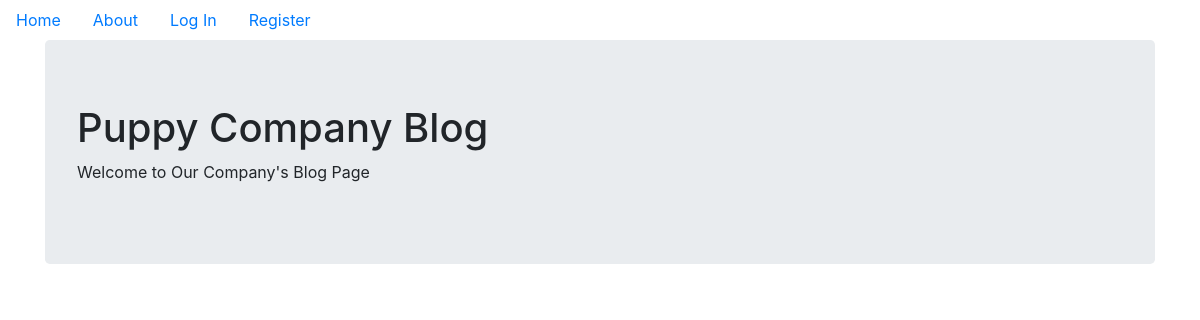
Before: / with the older database file.
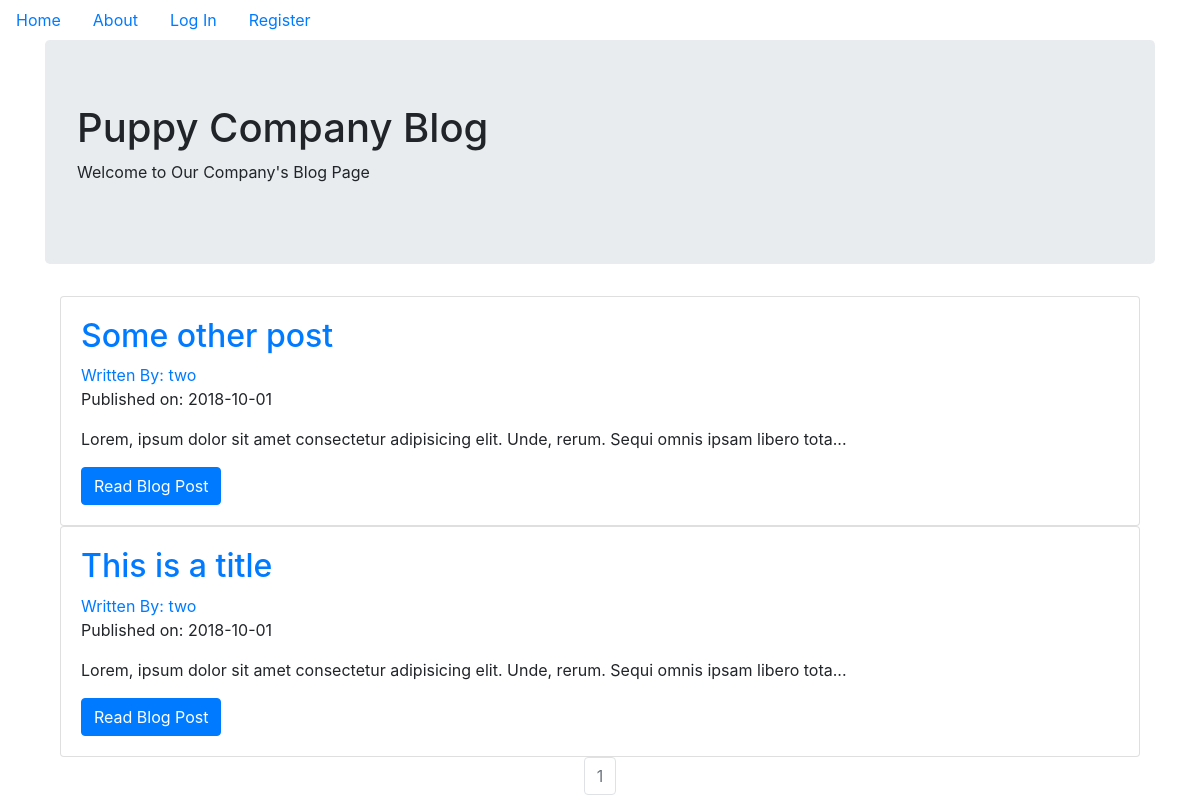
After: the same page with the newer database file.
### pupblog/models.py (models this page shows, shortened)
class BlogPost(db.Model):
  users = db.relationship(User)
  id = db.Column(db.Integer, primary_key=True)
  user_id = db.Column(db.Integer, db.ForeignKey('users.id'), nullable=False)
  date = db.Column(db.DateTime, nullable=False, default=datetime.utcnow)
  title = db.Column(db.String(140), nullable=False)
  text = db.Column(db.Text, nullable=False)

class User(db.Model,UserMixin):
  __tablename__ = "users"
  id = db.Column(db.Integer, primary_key=True)
  profile_image = db.Column(db.String(64),nullable=False,default="default_profile.png")
  email = db.Column(db.String(64), unique=True, index=True)
  username = db.Column(db.String(64), unique=True, index=True)
  password_hash = db.Column(db.String(128))
  posts = db.relationship('BlogPost', backref='author', lazy=True)

### pupblog/core/views.py (the view)
@core.route('/')
def index():
  page = request.args.get('page', 1, type=int)
  blog_posts = BlogPost.query.order_by(BlogPost.date.desc()).paginate(page=page, per_page=10)
  return render_template('index.html', blog_posts=blog_posts)

### pupblog/templates/index.html (shortened to what this page needs)
{% extends "base.html" %}
{% block content %}
<div class="jumbotron">
    <h1>Puppy Company Blog</h1>
    <p>Welcome to Our Company's Blog Page</p>
</div>
<div class="container">
    {% for post in blog_posts.items %}
    <div class="card" >
      <div class="card-body">
        <h2><a class="card-title" href="  {{ url_for('blog_posts.blog_post', blog_post_id=post.id) }}">{{ post.title }}</a></h2>
        <a href="{{ url_for('users.user_posts', username=post.author.username) }}">Written By: {{ post.author.username }}</a>
        <p>Published on: {{ post.date.strftime('%Y-%m-%d') }}</p>
        <p class="card-text">{{ post.text[:100] }}...</p>
        <a href="{{ url_for('blog_posts.blog_post', blog_post_id=post.id) }}" class="btn btn-primary">Read Blog Post</a>
      </div>
    </div>
   {% endfor %}
   <nav aria-label="Page navigation example">
     <ul class="pagination justify-content-center">
       {% for page_num in blog_posts.iter_pages(left_edge=1, right_edge=1, left_current=1, right_current=2) %}
          {% if blog_posts.page == page_num %}
          <li class="page-item disabled">
            <a class="page-link" href="{{ url_for('core.index', page=page_num) }}">{{ page_num }}</a></li>
          {% else %}
            <li class="page-item"><a class="page-link" href="{{ url_for('core.index', page=page_num) }}">{{ page_num }}</a></li>
          {% endif %}
      {% endfor %}
    </nav>
{% endblock %}

### pupblog/templates/base.html (shortened to what this page needs)
<!DOCTYPE html>
<html lang="en">
<head>
  <link rel="stylesheet" href="https://stackpath.bootstrapcdn.com/bootstrap/4.1.3/css/bootstrap.min.css">
</head>
<body>
  <ul class="nav">
    <li class="nav-link">
      <a href="{{url_for('core.index')}}">Home</a>
    </li>
    <li class="nav-link">
      <a href="{{url_for('core.info')}}">About</a>
    </li>
    {% if current_user.is_authenticated %}
    <li class="nav-link">
      <a href="{{url_for('users.logout')}}">Log Out</a>
    </li>
    <li class="nav-link">
      <a href="{{url_for('users.account')}}">Account</a>
    </li>
    <li class="nav-link">
      <a href="{{url_for('blog_posts.create_post')}}">Create Post</a>
    </li>
    {% else %}
    <li class="nav-link">
      <a href="{{url_for('users.login')}}">Log In</a>
    </li>
    <li class="nav-link">
      <a href="{{url_for('users.register')}}">Register</a>
    </li>
    {% endif %}
  </ul>
  <div class="container">
    {% block content %}
    {% endblock %}
  </div>
</body>
</html>

Changed rows visible on the page:
added BlogPost: title "Some other post", author.username "two", date "2018-10-01", text "Lorem, ipsum dolor sit amet consectetur adipisicing elit. Unde, rerum. Sequi omnis ipsam libero tota"
added BlogPost: title "This is a title", author.username "two", date "2018-10-01", text "Lorem, ipsum dolor sit amet consectetur adipisicing elit. Unde, rerum. Sequi omnis ipsam libero tota"
Other visible differences:
new list line: "1"
